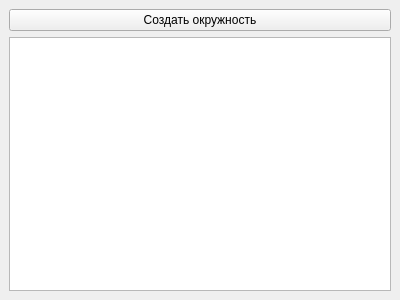
<?xml version="1.0" encoding="UTF-8"?>
<ui version="4.0">
 <class>MainWindow</class>
 <widget class="QMainWindow" name="MainWindow">
  <property name="geometry">
   <rect>
    <x>0</x>
    <y>0</y>
    <width>400</width>
    <height>300</height>
   </rect>
  </property>
  <widget class="QWidget" name="centralwidget">
   <layout class="QVBoxLayout" name="verticalLayout">
    <item>
     <widget class="QPushButton" name="btnGenerate">
      <property name="text">
       <string>Создать окружность</string>
      </property>
     </widget>
    </item>
    <item>
     <widget class="QGraphicsView" name="graphicsView"/>
    </item>
   </layout>
  </widget>
 </widget>
 <resources/>
 <connections/>
</ui>
